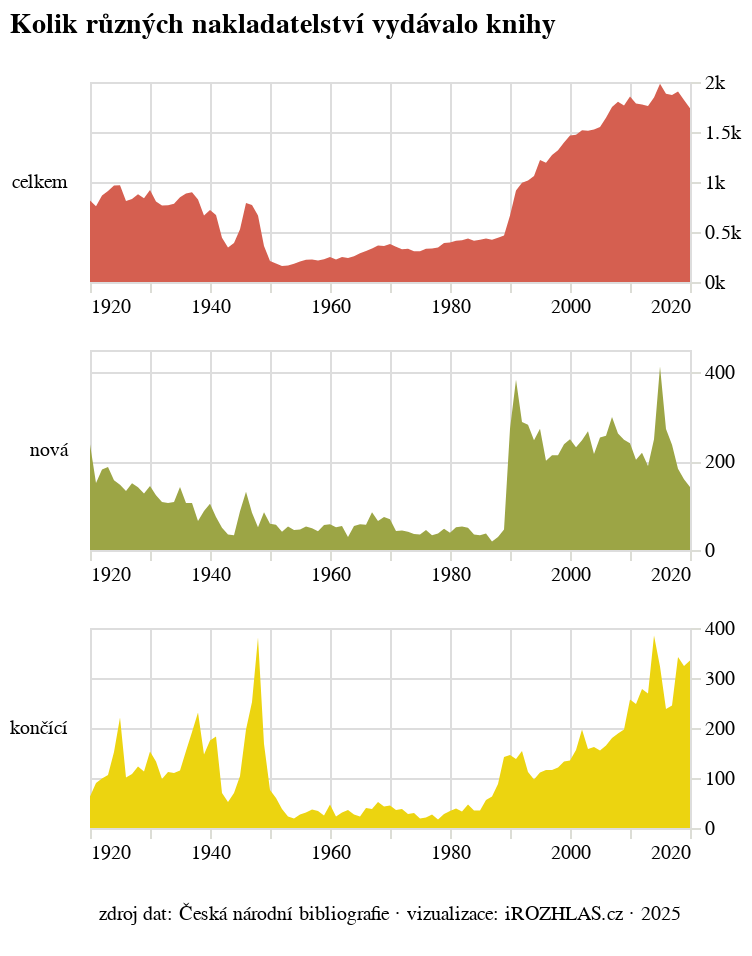

This figure's notebook cell:
### Code cell
me_to_neurazi(graf_nakl, 'nakladatelstvi', "zdroj dat: Česká národní bibliografie · vizualizace: iROZHLAS.cz · 2025")

### Figure 1 — Vega-Lite specification as saved in the notebook (floating-point values rounded to 4 significant figures; data arrays with more than 128 entries replaced by an {"elided": "..."} marker saying what was removed)
{"config": {"title": {"font": "Noticia Text", "fontSize": 14, "anchor": "start", "fontWeight": "bolder", "subtitleFont": "Noticia Text", "subtitleFontSize": 12, "subtitleFontWeight": "lighter", "subtitlePadding": 12, "dy": -12}, "axis": {"labelFont": "Asap", "titleFont": "Asap", "fontWeight": "lighter", "titleFontWeight": "lighter", "labelFontSize": 10, "titleFontSize": 10, "labelPadding": 2, "titlePadding": 10}, "legend": {"labelFont": "Asap", "labelFontWeight": "normal", "titleFont": "Asap", "titleFontWeight": "normal", "labelFontSize": 10, "titleFontSize": 10}}, "vconcat": [{"data": {"name": "data-6752dabfadf6c38c615bf89a230375b6"}, "mark": {"type": "area"}, "encoding": {"color": {"field": "variable", "legend": null, "scale": {"range": ["#D55F50", "#ECD410", "#9CA545"]}, "title": null, "type": "nominal"}, "row": {"field": "variable", "header": {"labelAlign": "left", "labelAnchor": "middle", "labelAngle": 0, "labelFont": "Asap"}, "sort": ["celkem", "nová", "končící"], "spacing": 15, "title": null, "type": "nominal"}, "x": {"axis": {"domainOpacity": 0, "tickColor": "#DCDDD6"}, "field": "rok", "title": null, "type": "temporal"}, "y": {"axis": {"domainOpacity": 0, "format": "~s", "orient": "right", "tickColor": "#DCDDD6"}, "field": "value", "title": null, "type": "quantitative"}}, "height": 100, "resolve": {"axis": {"x": "independent"}, "scale": {"y": "independent"}}, "title": {"text": "Kolik různých nakladatelství vydávalo knihy"}, "width": 300}, {"data": {"name": "data-a3f8095f7e7dc7f5f7fef984c8960ef9"}, "mark": {"type": "text", "baseline": "line-bottom", "font": "Asap", "fontSize": 10}, "encoding": {"text": {"field": "text", "type": "nominal"}}, "width": 300}], "$schema": "https://vega.github.io/schema/vega-lite/v5.8.0.json", "datasets": {"data-6752dabfadf6c38c615bf89a230375b6": {"elided": "303 records"}, "data-a3f8095f7e7dc7f5f7fef984c8960ef9": [{"text": "zdroj dat: Česká národní bibliografie · vizualizace: iROZHLAS.cz · 2025"}]}}
